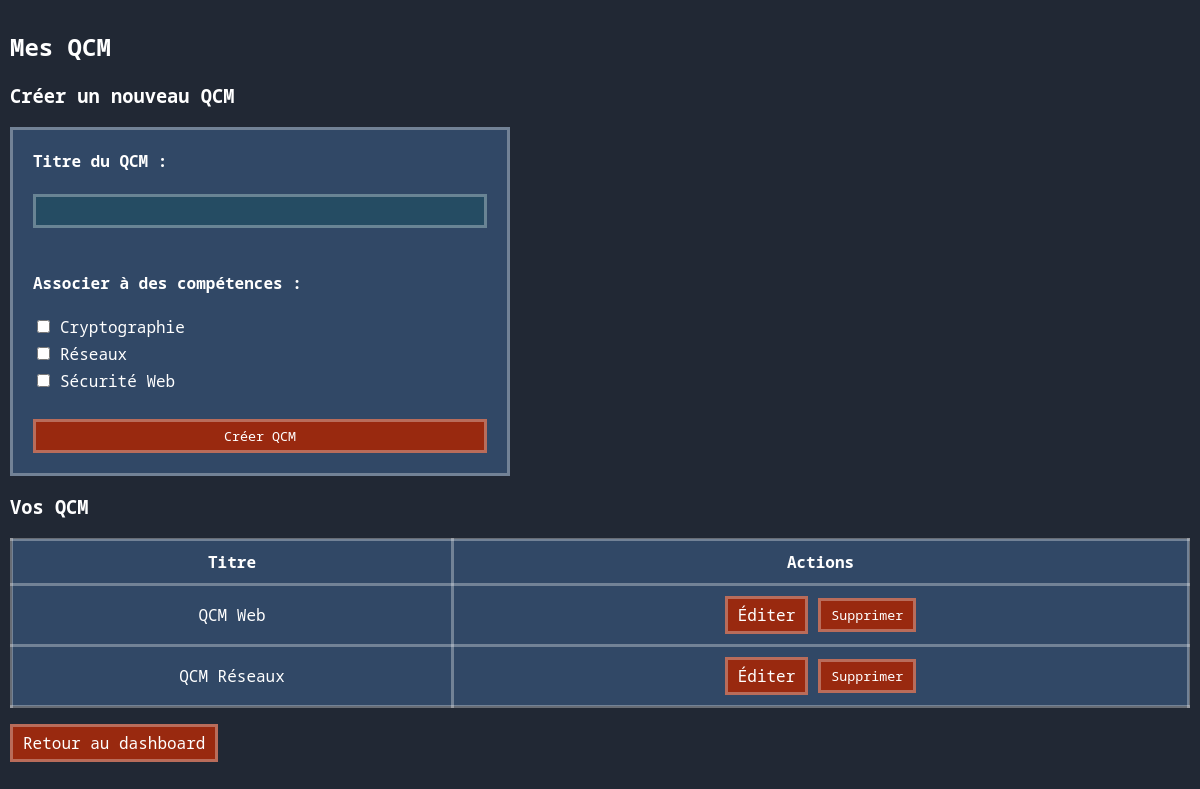
The page /qcm/index.php (signed in) on the database its author committed.
### tables this page shows
CREATE TABLE competence (
    id_competence INT AUTO_INCREMENT PRIMARY KEY,
    nom VARCHAR(150) NOT NULL,
    description TEXT
);

CREATE TABLE qcm (
    id_qcm INT AUTO_INCREMENT PRIMARY KEY,
    titre VARCHAR(255) NOT NULL,
    id_formateur INT,
    FOREIGN KEY (id_formateur) REFERENCES utilisateur(id_user)
);

### src/qcm/index.php (the view, shortened to what this page needs)
<?php
$pdo = getDatabaseConnection();
$formateurId = $_SESSION['user_id'];
$competences = $pdo->query('SELECT id_competence, nom FROM competence ORDER BY nom')->fetchAll();
$editQcmId = isset($_GET['edit']) ? (int)$_GET['edit'] : null;
$qcms = $pdo->prepare('SELECT id_qcm, titre FROM qcm WHERE id_formateur = ? ORDER BY id_qcm DESC');
$qcms->execute([$formateurId]);
$qcmsData = $qcms->fetchAll();
?>
<!DOCTYPE html>
<html lang="fr">
<head>
    <link rel="stylesheet" href="/style.css">
</head>
<body>
    <h2>Mes QCM</h2>
    <?php if (!$editQcmId): ?>
        <h3>Créer un nouveau QCM</h3>
        <form method="post">
            <label>Titre du QCM :</label><br>
            <input type="text" name="titre" required><br><br>
            <label>Associer à des compétences :</label><br>
            <?php foreach ($competences as $c): ?>
                <label class="checkbox-label"><input type="checkbox" name="competences[]" value="<?= $c['id_competence'] ?>"> <?= htmlspecialchars($c['nom']) ?></label>
            <?php endforeach; ?>
            <br>
            <button type="submit">Créer QCM</button>
        </form>
        <h3>Vos QCM</h3>
        <?php if ($qcmsData): ?>
            <table border="1" cellpadding="10">
                <tr><th>Titre</th><th>Actions</th></tr>
                <?php foreach ($qcmsData as $q): ?>
                    <tr>
                        <td><?= htmlspecialchars($q['titre']) ?></td>
                        <td>
                            <div class="actions-row">
                                <a class="button-link" href="/qcm/?edit=<?= $q['id_qcm'] ?>">Éditer</a>
                                <form method="post" class="only-button">
                                    <button type="submit" name="delete" value="<?= $q['id_qcm'] ?>" onclick="return confirm('Confirmer la suppression ?')">Supprimer</button>
                                </form>
                            </div>
                        </td>
                    </tr>
                <?php endforeach; ?>
            </table>
        <?php else: ?>
            <p>Vous n'avez pas encore créé de QCM.</p>
        <?php endif; ?>
    <?php endif; ?>
    <p><a class="button-link" href="/dashboard/">Retour au dashboard</a></p>
</body>
</html>

### src/style.css (style rules this page uses)
:root { --background-primary-color: #212834; --background-secondary-color: #314866; --background-thirdly-color: #254c63; --affirmative-color: #063f41; --negative-color: #99290f; --text-color: #ffffff; --border-color: #ffffff50; }
* { box-sizing: border-box; color: var(--text-color); font-family: 'Noto Sans Mono', monospace; }
body { background-color: var(--background-primary-color); margin: 0; padding: 10px; }
table { width: 100%; border-collapse: collapse; border-color: var(--border-color); border: 3px solid var(--border-color); }
th, td { background-color: var(--background-secondary-color); border: 3px solid var(--border-color); text-align: center; }
button { background-color: var(--negative-color); color: var(--text-color); border: 3px solid var(--border-color); padding: 5px 10px; cursor: pointer; }
.button-link { display: inline-block; background-color: var(--negative-color); color: var(--text-color); border: 3px solid var(--border-color); padding: 5px 10px; text-decoration: none; cursor: pointer; }
form { display: flex; flex-direction: column; background-color: var(--background-secondary-color); padding: 20px; border: 3px solid var(--border-color); max-width: 500px; margin-bottom: 10px; }
.only-button { display: inline-flex; align-items: center; background: transparent; padding: 0; border: none; margin: 0; max-width: none; }
.actions-row { display: flex; align-items: center; justify-content: center; gap: 10px; }
label { font-weight: bold; }
input, select, textarea { background-color: var(--background-thirdly-color); color: var(--text-color); border: 3px solid var(--border-color); padding: 5px; width: 100%; }
input[type="checkbox"], input[type="radio"], input[type="file"] { width: auto; display: inline-block; margin-right: 5px; vertical-align: middle; }
label.checkbox-label { display: flex; align-items: center; font-weight: normal; margin-bottom: 5px; }
label.checkbox-label input[type="checkbox"] { margin-right: 10px; }

### rows shown on the page
competence: nom "Cryptographie"
competence: nom "Réseaux"
competence: nom "Sécurité Web"
qcm: titre "QCM Web", $q['id_qcm'] 2 (drawn)
qcm: titre "QCM Réseaux", $q['id_qcm'] 1 (drawn)
